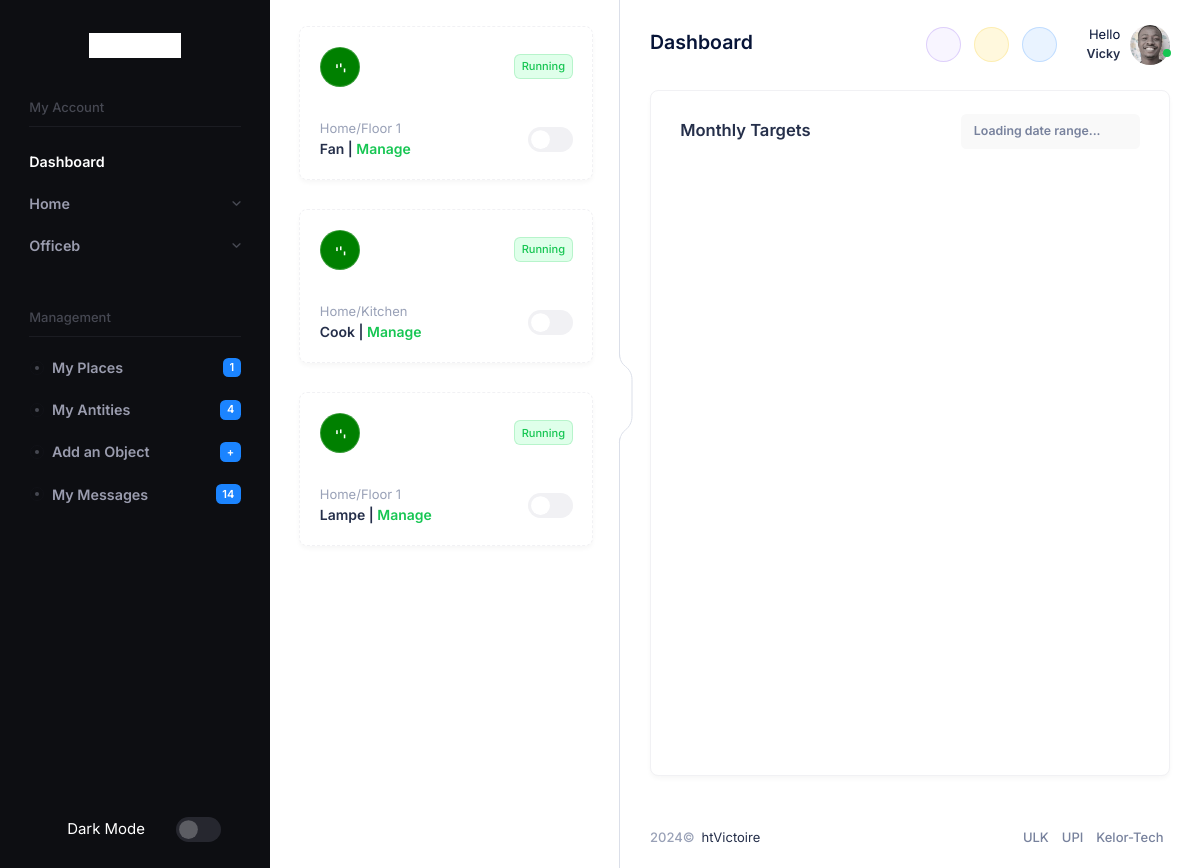
Page /dashboard/ (signed in) on the committed database.
### gpio/models.py (models this page shows, shortened)
class Places(models.Model):
    nom = models.CharField(max_length=255, unique=True, blank=False)
    address = models.CharField(max_length=255, null=False, blank=False)
    description = models.CharField(max_length=255, null=True, blank=True)
    def __str__(self):
        return self.nom

class Pins(models.Model):
    nom = models.CharField(max_length=255, null=True, blank=False)
    board = models.ForeignKey(Board, on_delete=models.CASCADE)
    GPIO_CHOICES = {
        5  :"5",
        12 :"12",
        14 :"14",
        18 :"18",
        19 :"19",
    }
    gpio = models.IntegerField(choices=GPIO_CHOICES, null=True, blank=False)
    state = models.IntegerField()
    power = models.FloatField()
    consom_max = models.FloatField(default=100000000000.0)
    last_on = models.DateTimeField(null=True, blank=True)
    last_off = models.DateTimeField(null=True, blank=True)
    control_mode = models.BooleanField(default=False)
    today_limit_reached = models.BooleanField(default=False)
    class Meta:
        unique_together = ('board', 'gpio')

class Board(models.Model):
    nom = models.CharField(max_length=255, unique=True, null=True, blank=False)
    place = models.ForeignKey(Places, null=False, blank=False, on_delete=models.CASCADE)
    code = models.CharField(max_length=10)
    description = models.TextField(null=True, blank=True)

### accounts/views.py (the view)
# urls.py: path("dashboard/", views.dashboard, name="dashboard") ,
def dashboard(request):
    user = request.user
    nav_context = get_nav_bar(user=user, board=None)
    fav_pins = get_fav_bar(user)
    title = 'Dashboard'
    description = ''
    if isinstance(nav_context, tuple):
        nav_context = nav_context[0]
    context = {
        "dashboard": True,
        "fav_pins": fav_pins,
        'title' : title,
        'description' : description,
        'messages' : messages,
    }
    context.update(nav_context)
    return render(request, 'accounts/main.html', context)

### accounts/views.py (called while the page is built)
def get_fav_bar(user):
    fav_pins = [f.pin for f in Favorites.objects.filter(user=user).order_by('-update_time')[0:5]]
    for pin in fav_pins:
        checker, checkerr = check_antity_manager(user=user, antity=pin.board) , check_place_manager(user=user, place=pin.board.place)
        if checker == True or checkerr == True:
            pin.manager = True
    return fav_pins

### gpio/chekers.py (called while the page is built)
def check_antity_manager(user, antity):
    if antity == None:
        if user.antity_manager :
            return True
    else:
        if antity in Board.objects.filter(place__in = user.places.all()) or antity in user.boards.all():
            return True
        else :
            return False

def check_place_manager(user, place):
    if place == None:
        if user.place_manager:
            return True
    else:
        if place in user.places.all():
            return True
        else :
            return False

### accounts/templates/accounts/main.html (shortened to what this page needs)
{% extends 'accounts/base.html' %} {% load static %} {% block main %}
<div class="app-main flex-column flex-row-fluid" id="kt_app_main">
  <div class="d-flex flex-column flex-column-fluid">
    <div id="kt_app_content" class="app-content flex-column-fluid">
      <div id="kt_app_content_container" class="app-container container-fluid">
        <div class="card card-flush mb-5 mb-lg-10">
          <div class="card-header py-5">
            <h3 class="card-title fw-bold text-gray-800">Monthly Targets</h3>
            <div class="card-toolbar">
              <div
                data-kt-daterangepicker="true"
                data-kt-daterangepicker-opens="left"
                class="btn btn-sm btn-light d-flex align-items-center px-4"
              >
                <div class="text-gray-600 fw-bold">Loading date range...</div>
              </div>
            </div>
          </div>
          <div
            class="card-body d-flex justify-content-between flex-column pb-0 px-0 pt-1"
          >
            <div
              id="kt_charts_widget_20000"
              class="min-h-auto ps-4 pe-6"
              data-kt-chart-info="Sales"
              style="height: 600px"
            ></div>
          </div>
        </div>
      </div>
    </div>
  </div>
  {% include "accounts/footer.html" %}
</div>
{% endblock %}

### accounts/templates/accounts/base.html (shortened to what this page needs)
{% load static %}
<!DOCTYPE html>
<html lang="en">
  <!DOCTYPE html>
  <html lang="en">
  <head>
      <link href="{% static 'assets/plugins/custom/fullcalendar/fullcalendar.bundle.css' %}" rel="stylesheet" type="text/css" />
      <link href="{% static 'assets/plugins/custom/datatables/datatables.bundle.css' %}" rel="stylesheet" type="text/css" />
      <link href="{% static 'assets/plugins/global/plugins.bundle.css' %}" rel="stylesheet" type="text/css" />
      <link href="{% static 'assets/css/style.bundle.css' %}" rel="stylesheet" type="text/css" />
  </head>
  <body
    id="kt_app_body"
    data-kt-app-sidebar-enabled="true"
    data-kt-app-sidebar-fixed="true"
    data-kt-app-sidebar-push-header="true"
    data-kt-app-sidebar-push-toolbar="true"
    data-kt-app-sidebar-push-footer="true"
    data-kt-app-sidebar-panel-enabled="true"
    data-kt-app-sidebar-panel-fixed="true"
    data-kt-app-sidebar-panel-push-header="true"
    data-kt-app-sidebar-panel-push-toolbar="true"
    data-kt-app-sidebar-panel-push-footer="true"
    class="app-default"
  >
    <div class="d-flex flex-column flex-root app-root" id="kt_app_root">
      <div class="app-page flex-column flex-column-fluid" id="kt_app_page">
{% include "accounts/header.html" %}
        <div class="app-wrapper flex-column flex-row-fluid" id="kt_app_wrapper">
<div
  id="kt_app_sidebar"
  class="app-sidebar"
  data-kt-drawer="true"
  data-kt-drawer-name="app-sidebar"
  data-kt-drawer-activate="{default: true, lg: false}"
  data-kt-drawer-overlay="true"
  data-kt-drawer-width="250px"
  data-kt-drawer-direction="start"
  data-kt-drawer-toggle="#kt_app_sidebar_toggle"
>
  <div
    class="d-none d-lg-flex flex-center px-6 pt-10 pb-10"
    id="kt_app_sidebar_header"
  >
    <a href="index-2.html">
      <img alt="Logo" src="{% static 'media/logo.jpeg'%}" class="h-25px" />
    </a>
  </div>
  <div class="flex-grow-1">
    <div
      id="kt_app_sidebar_menu_wrapper"
      class="hover-scroll-y"
      data-kt-scroll="true"
      data-kt-scroll-height="auto"
      data-kt-scroll-dependencies="#kt_app_sidebar_header, #kt_app_sidebar_footer"
      data-kt-scroll-offset="20px"
    >
      <div class="app-sidebar-navs-default px-5 mb-10">
        <div
          id="#kt_app_sidebar_menu"
          data-kt-menu="true"
          data-kt-menu-expand="false"
          class="menu menu-column menu-rounded menu-sub-indention"
        >
          <div class="menu-item pb-0 pt-0">
            <div class="menu-content">
              <span class="menu-heading">My Account</span>
            </div>
          </div>
          <div class="separator mb-4 mx-4"></div>
                    <div
                      class="menu-item {% if dashboard %} here show {% endif %} menu-accordion"
                    >
                    <span class="menu-link"
                        ><a href = "{% url "dashboard" %}" class="menu-title">Dashboard</a
                      >
                    </div>
                  {% for place in places %}
                  {% if not place.is_active %}
                  <div
                  data-kt-menu-trigger="click"
                  class="menu-item menu-accordion"
                >
                  <span class="menu-link"
                    ><span class="menu-title">{{place.nom}}</span
                    ><span class="menu-arrow"></span></span
                  >
                </div>
                  {% endif %}
                  {% endfor %}
        </div>
      </div>
      <div class="app-sidebar-navs-default px-5">
        <div class="menu menu-rounded menu-column">
          <div class="menu-item pb-0 pt-0">
            <div class="menu-content">
              <span class="menu-heading">Management</span>
            </div>
          </div>
          <div class="separator mb-3 mx-4"></div>
          <div class="menu-item">
            <a class="menu-link {% if place_is_active %}active{% endif %} " href="{% url "my_places" %}">
              <span class="menu-bullet">
                <span class="bullet bullet-dot"> </span>
              </span>
              <span class="menu-title"> My Places </span>
              <span class="menu-badge">
                <span class="badge badge-primary"> {{pl_num}} </span>
              </span>
            </a>
          </div>
          <div class="menu-item">
            <a class="menu-link {% if board_is_active %}active{% endif %} " href="{% url "my_antities" %}">
              <span class="menu-bullet">
                <span class="bullet bullet-dot"> </span>
              </span>
              <span class="menu-title"> My Antities </span>
              <span class="menu-badge">
                <span class="badge badge-primary"> {{brd_number}} </span>
              </span>
            </a>
          </div>
          <div class="menu-item">
            <a class="menu-link {% if pin_is_active %}active{% endif %} " href="{% url "create_pin" %}">
              <span class="menu-bullet">
                <span class="bullet bullet-dot"> </span>
              </span>
              <span class="menu-title">Add an Object</span>
              <span class="menu-badge">
                <span class="badge badge-primary">+</span>
              </span>
            </a>
          </div>
          <div class="menu-item">
            <a class="menu-link {% if pin_is_active %}active{% endif %} " href="{% url "messages" %}">
              <span class="menu-bullet">
                <span class="bullet bullet-dot"> </span>
              </span>
              <span class="menu-title"> My Messages </span>
              <span class="menu-badge">
                <span class="badge badge-primary"> {{pn_number}} </span>
              </span>
            </a>
          </div>
        </div>
      </div>
    </div>
  </div>
  <div class="d-flex flex-stack px-10 px-lg-15 pb-8" id="kt_app_sidebar_footer">
    <span
      class="d-flex flex-center gap-1 text-white theme-light-show fs-5 px-0"
    >
      <i class="ki-outline ki-night-day text-gray-500 fs-2"></i> Dark Mode
    </span>
    <div data-bs-theme="dark">
      <div class="form-check form-switch form-check-custom form-check-solid">
        <input
          class="form-check-input h-25px w-45px"
          type="checkbox"
          value="1"
          id="kt_sidebar_theme_mode_toggle"
        />
      </div>
    </div>
  </div>
</div>
{% include "accounts/favbar.html" %}
{% block main %}{% endblock  %}
        </div>
      </div>
    </div>
  </body>
</html>

### accounts/templates/accounts/favbar.html (shortened to what this page needs)
<div
  id="kt_app_sidebar_panel"
  class="app-sidebar-panel"
  data-kt-drawer="true"
  data-kt-drawer-name="app-sidebar-panel"
  data-kt-drawer-activate="{default: true, lg: false}"
  data-kt-drawer-overlay="true"
  data-kt-drawer-width="280px"
  data-kt-drawer-direction="start"
  data-kt-drawer-toggle="#kt_app_sidebar_panel_toggle"
>
  <div
    class="d-flex flex-column flex-grow-1 gap-7 my-4 my-8 px-5 hover-scroll-y me-3"
    data-kt-scroll="true"
    data-kt-scroll-height="auto"
    data-kt-scroll-offset="5px"
  >
  {% for pin in fav_pins %}
    <div class="d-flex align-items-center position-relative">
      <div
        class="card border border-dashed d-flex flex-column p-6 gap-10 flex-grow-1 mb-2 ms-4"
      >
    {% if pin.state == 1 %}
    <div class="d-flex flex-stack">
      <div
        class="d-flex flex-center h-40px w-40px flex-shrink-0 rounded-circle border border-light-clarity"
        style=" background: green"
        >
      </div>
      <span
        class="rounded text-success fw-semibold fs-8 bg-light-success py-1 px-2 border border-success-clarity"
      >
        Running
      </span>
    </div>
    {% endif %}
    <div class="d-flex flex-stack">
        <div class="d-flex flex-column">
          <span class="fs-base text-gray-500">{{pin.board.place}}/{{pin.board.nom}} </span>
          <span class="fs-6 fw-bold text-gray-800">
            <span> {{pin.nom}} | {% if pin.manager %}<a class = " {% if pin.state == 1 %} text-success {% else %} text-primary {% endif %}" href= "{% url "manage_pin" pin.id %}"> Manage </a>{% endif %}</span>
          </span>
        </div>
        <div class="form-check form-switch form-check-custom form-check-solid">
          <input class="form-check-input h-25px w-45px" type="checkbox" value="1" >
        </div>
    </div>
      </div>
    </div>
    {% endfor %}
  </div>
  <button
    class="app-sidebar-panel-toggle btn btn-icon text-gray-300 position-absolute translate-y-middle z-index-1 start-100 end-0 bottom-50 d-none d-lg-flex mb-4"
    data-kt-toggle="true"
    data-kt-toggle-state="active"
    data-kt-toggle-target="body"
    data-kt-toggle-name="app-sidebar-panel-collapse"
  >
  </button>
</div>

### rows in the picture
Places: nom "Home"
Places: nom "Officeb"
Pins: state 1 (drawn), board.place "Home", board.nom "Floor 1", nom "Fan", shows "Manage"
Pins: state 1 (drawn), board.place "Home", board.nom "Kitchen", nom "Cook", shows "Manage"
Pins: state 1 (drawn), board.place "Home", board.nom "Floor 1", nom "Lampe", shows "Manage"

### other values in the picture
{{ title }} "Dashboard"
{{ pl_num }} "1"
{{ brd_number }} "4"
{{ pn_number }} "14"
